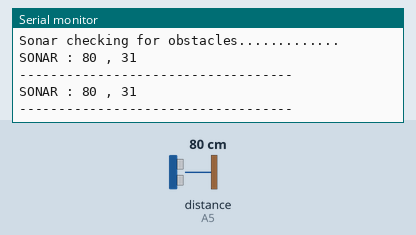
The sketch below on a simulated Arduino Uno, built with avr-gcc and run on an emulated ATmega328P. Shown: the last lines printed to the serial monitor. Wiring (inferred from the names in the program): ultrasonic range finder: trigger A4; echo A5. Inputs (shaded band) come from the test bench; at power-on: distance to the obstacle (sensor on A5) 80 cm. The echo pulse lasts 58.3 µs per cm.

Above: at 3.8 s.
3.9 s: distance to the obstacle (sensor on A5) set to 2 cm
At 6.4 s:
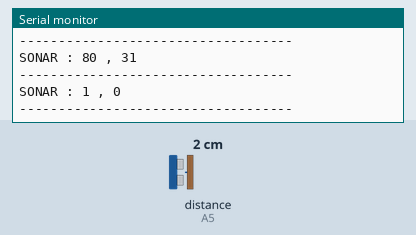
7.8 s: distance to the obstacle (sensor on A5) set to 4 cm
At 9.9 s:
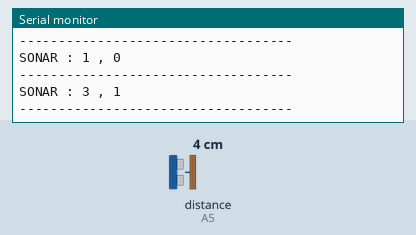
Timing chart, 0 to 11.4 s (numbered marks = the images above; inputs shaded):
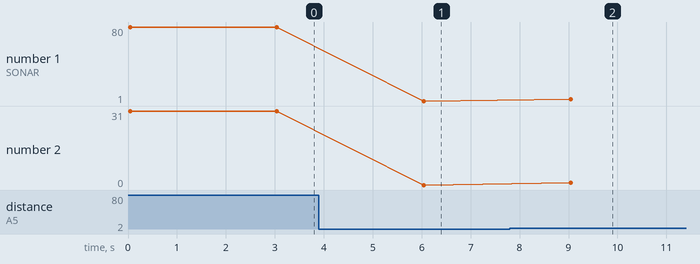

The sketch:

SonarSensor.ino
```cpp
#define LOOP_DELAY  3000

#define SONAR_TRIG  A4
#define SONAR_ECHO  A5

int obstacleDistance;

void setup() {
  Serial.begin(9600);
  Serial.println("Sonar checking for obstacles.............");
}

void loop() {
  getSonar();
  delay(LOOP_DELAY);
}


void getSonar()
{
  long duration, inches, cm;

  pinMode(SONAR_TRIG, OUTPUT);// attach pin 3 to Trig
  digitalWrite(SONAR_TRIG, LOW);
  delayMicroseconds(2);
  digitalWrite(SONAR_TRIG, HIGH);
  delayMicroseconds(5);
  digitalWrite(SONAR_TRIG, LOW);

  pinMode (SONAR_ECHO, INPUT);//attach pin 4 to Echo
  duration = pulseIn(SONAR_ECHO, HIGH);

  // convert the time into a distance
  inches = microsecondsToInches(duration);
  cm = microsecondsToCentimeters(duration);

  Serial.print("SONAR : ");
  Serial.print(cm);
  Serial.print(" , ");
  Serial.println(inches);
  Serial.println("-----------------------------------");
}

long microsecondsToInches(long microseconds){
    return microseconds / 74 / 2;
}

long microsecondsToCentimeters(long microseconds){
    return microseconds / 29 / 2;
}
```

Measured:
- after the input at 3.9 s, the serial monitor: prints a new line after 2.1 s (image 1)
- after the input at 7.8 s, the serial monitor: prints a new line after 1.2 s (image 2)
- plotted number 1: 80 → 1 after the input at 3.9 s, 1 → 3 after the input at 7.8 s
- plotted number 2: 31 → 0 after the input at 3.9 s
